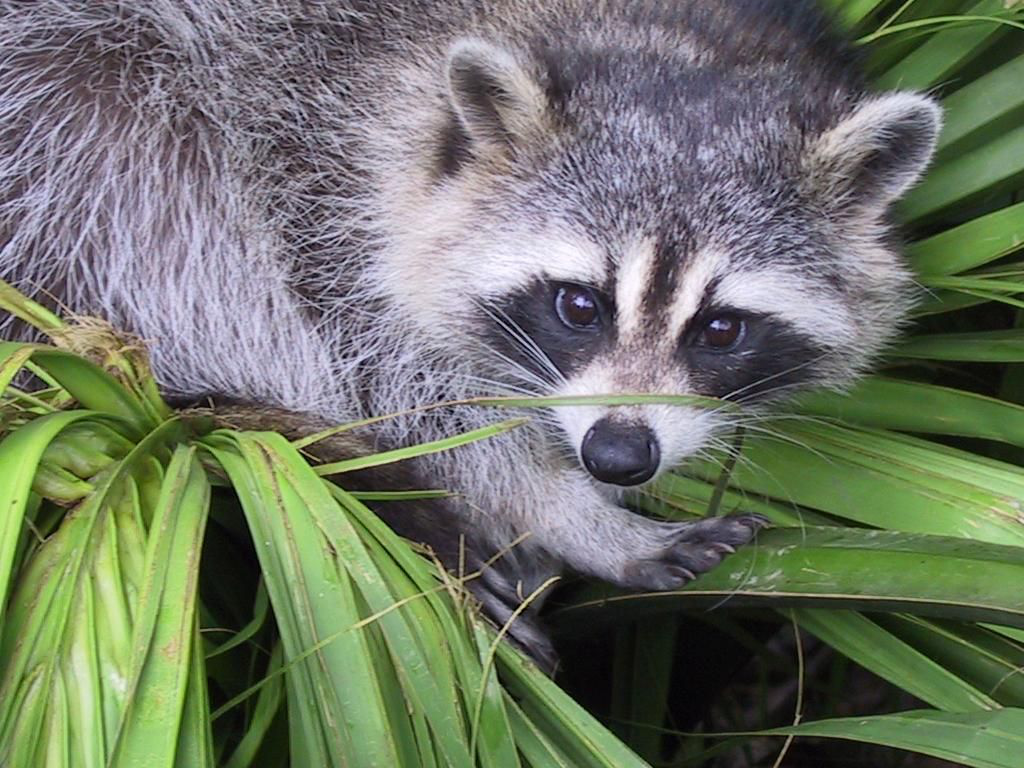
#> input picture Sprint 3/Rotations/racoon.png, 1024 x 768 px
$ python Rota_Romain.py
#> lines starting #> are read from the running program, lines starting #| are printed output that depends on the picture
import numpy as np
import matplotlib.pyplot as plt

racoon = plt.imread("racoon.png","PNG")
#> racoon is the input picture: shape (768, 1024, 3) float32; mean R, G, B 0.434, 0.462, 0.401

racoonbis = racoon.copy() * 0
#> racoonbis: shape (768, 1024, 3) float32; every value is 0
I = np.arange(768)
J = np.arange(1024)
for bouclei in I :
    for bouclej in J :
        x = bouclej
        ybis = 768-1-bouclei
        mat = np.array([[np.sqrt(3)/2.0,-0.5],[0.5,np.sqrt(3)/2.0]]).dot(np.array([[x],[ybis]]))
        i = (int) (767 - mat[1])
        j = (int) (mat[0])
        if (i>0 and j>0 and i<=768 and ybis<=1023) :
            racoonbis[bouclei,bouclej] = racoon[i,j]
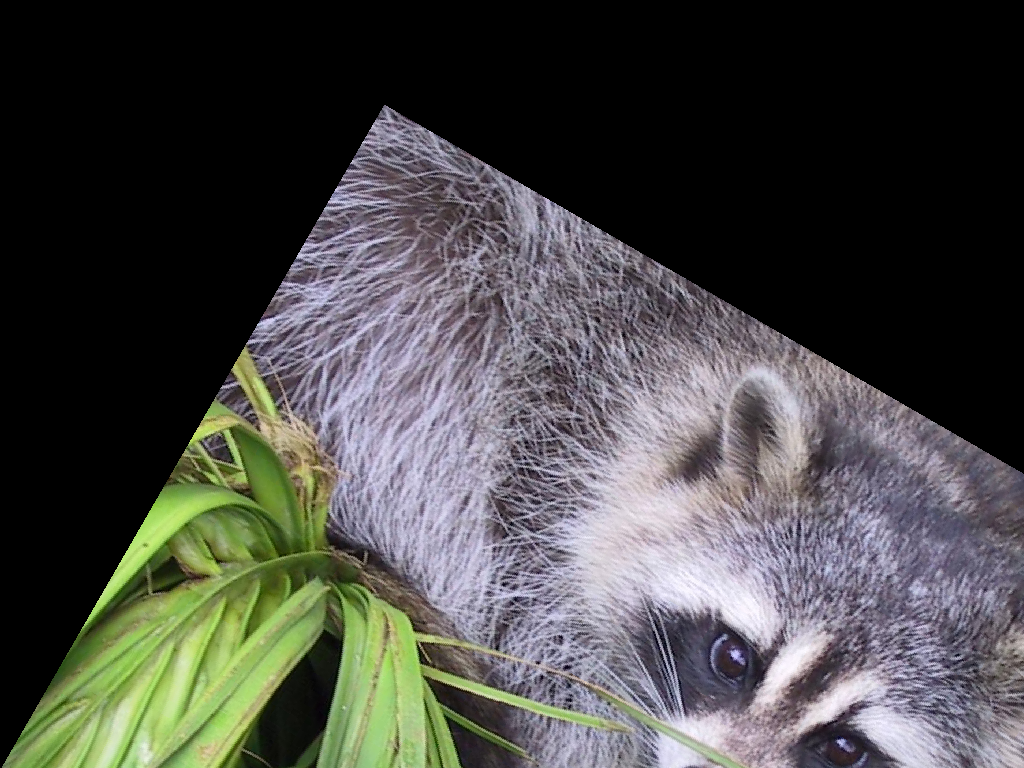
#> racoonbis: shape (768, 1024, 3) float32; mean R, G, B 0.287, 0.287, 0.276
plt.imshow(racoonbis);
plt.imsave("racoonRotation2.png",racoonbis);
